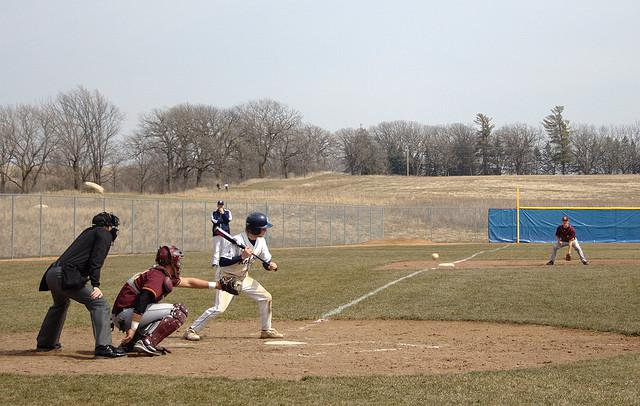
#> input picture test/images/3.jpg, 640 x 406 px
$ python data_augment_test.py
#> lines starting #> are read from the running program, lines starting #| are printed output that depends on the picture
#> in pix_main, ori_img is the input picture: shape (406, 640, 3); mean B, G, R 140.4, 153.4, 162.3
'''
数据增强方法测试
1. 像素级：HSV增强、旋转、平移、缩放、剪切、透视、翻转等
2. 图片级：MixUp、Cutout、CutMix、Mosaic、Copy-Paste等
'''
import math
import os
import random
import cv2
import numpy as np


# 将图像的最长边缩放到640，短边填充到640
# [105 lines left out: functions fix_shape, xywhn2xyxy, plot_box, mosaic, not called in this run]


# 1. 像素级：HSV增强、旋转、平移、缩放、剪切、透视、翻转等
def pix_augment(img, method):
#> called with method = 'shear'
    width = img.shape[1]
#> width = 640
    height = img.shape[0]
#> height = 406

    # 上下垂直翻转
    if method == 'flipud':
        img = np.flipud(img)

    # 左右水平翻转
    elif method == 'fliplr':
        img = np.fliplr(img)

    # hsv色域变换
    elif method == 'hsv':
        """hsv色域增强  处理图像hsv，不对label进行任何处理
        :param img: 待处理图片  BGR [736, 736]
        :param hgain: h通道色域参数 用于生成新的h通道
        :param sgain: h通道色域参数 用于生成新的s通道
        :param vgain: h通道色域参数 用于生成新的v通道
        :return: 返回hsv增强后的图片 img
        """
        hgain, sgain, vgain = 0.015, 0.7, 0.4
        if hgain or sgain or vgain:
            # 随机取-1到1三个实数，乘以hyp中的hsv三通道的系数  用于生成新的hsv通道
            r = np.random.uniform(-1, 1, 3) * [hgain, sgain, vgain] + 1  # random gains
            hue, sat, val = cv2.split(cv2.cvtColor(img, cv2.COLOR_BGR2HSV))  # 图像的通道拆分 h s v
            dtype = img.dtype  # uint8

            # 构建查找表
            x = np.arange(0, 256, dtype=r.dtype)
            lut_hue = ((x * r[0]) % 180).astype(dtype)  # 生成新的h通道
            lut_sat = np.clip(x * r[1], 0, 255).astype(dtype)  # 生成新的s通道
            lut_val = np.clip(x * r[2], 0, 255).astype(dtype)  # 生成新的v通道

            # 图像的通道合并 img_hsv=h+s+v  随机调整hsv之后重新组合hsv通道
            # cv2.LUT(hue, lut_hue)   通道色域变换 输入变换前通道hue 和变换后通道lut_hue
            img_hsv = cv2.merge((cv2.LUT(hue, lut_hue), cv2.LUT(sat, lut_sat), cv2.LUT(val, lut_val)))
            # no return needed  dst:输出图像
            cv2.cvtColor(img_hsv, cv2.COLOR_HSV2BGR, dst=img)

    # 旋转
    elif method == 'rotation':
        a = random.uniform(-45, 45)
        R = cv2.getRotationMatrix2D(angle=a, center=(width / 2, height / 2), scale=1)
        img = cv2.warpAffine(img, R, dsize=(width, height), borderValue=(114, 114, 114))

    # 缩放
    elif method == 'scale':
        img = cv2.resize(img, dsize=(640, 640))

    # 剪切 大概是变成平行四边形的样子
    # 保持图形上各点的某一坐标值不变 而另一坐标值关于该保持不变坐标值进行线性变换
    # https://blog.csdn.net/LaoYuanPython/article/details/113856503
    elif method == 'shear':
        S = np.eye(3)
        sh = 20.0
        S[0, 1] = math.tan(random.uniform(-sh, sh) * math.pi / 180)  # x shear (deg)
        S[1, 0] = math.tan(random.uniform(-sh, sh) * math.pi / 180)  # y shear (deg)
        print(S)
        img = cv2.warpAffine(img, S[:2], dsize=(width, height), borderValue=(114, 114, 114))
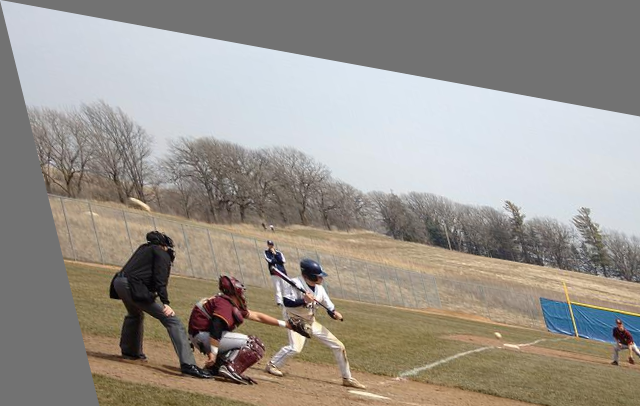
#> img: shape (406, 640, 3); mean of channels 0, 1, 2 141.9, 149.1, 154.5; drawn as B, G, R

    # 平移
    elif method == 'translation':
        T = np.eye(3)
        tr = 0.1
        T[0, 2] = random.uniform(0.5 - tr, 0.5 + tr) * width  # x translation (pixels)
        T[1, 2] = random.uniform(0.5 - tr, 0.5 + tr) * height  # y translation (pixels)
        img = cv2.warpAffine(img, T[:2], dsize=(width, height), borderValue=(114, 114, 114))

    # 透视变换
    # 透视变换原理实例代码详解：https://xiulian.blog.csdn.net/article/details/104281693
    elif method == 'perspective':
        P = np.eye(3)
        pe = 0.001
        P[2, 0] = random.uniform(-pe, pe)  # x perspective (about y)
        P[2, 1] = random.uniform(-pe, pe)  # y perspective (about x)
        img = cv2.warpPerspective(img, P, dsize=(width, height), borderValue=(114, 114, 114))

    return img


# 2. 图片级：MixUp、Cutout、CutMix、Mosaic、Copy-Paste等
# [74 lines left out: function img_augment, not called in this run]


# 1. 像素级数据增强 只需要载入1张图片
def pix_main():
    PATH = 'images/3.jpg'
    ori_img = cv2.imread(filename=PATH)
    cv2.imshow("test_image", ori_img)
    cv2.waitKey(0)
    # 进行数据增强
    out_img = pix_augment(ori_img, method='shear')
    cv2.imshow("test_image", out_img)
    cv2.waitKey(0)
    # cv2.imwrite('outputs/perspective.jpg', out_img)


# 2. 图片级数据增强 需要载入2张以上的图片
# [25 lines left out: function img_main, not called in this run]
    # [7 lines of commented-out code are left out]


if __name__ == '__main__':
    pix_main()  # 像素级数据增强
    # img_main()  # 图片级数据增强

$ run again, with test/images/4.jpg copied over test/images/3.jpg
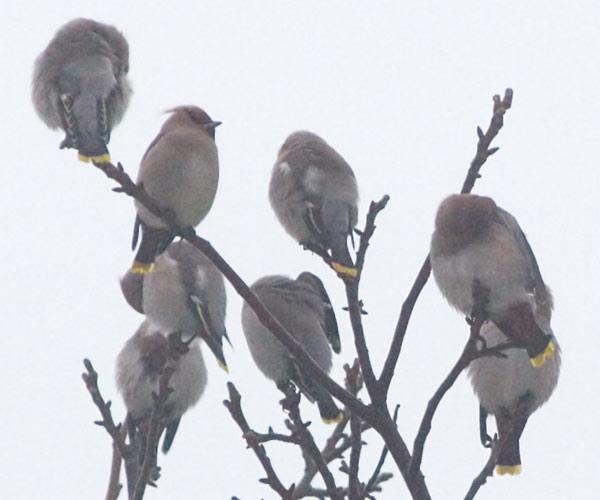
#> input picture test/images/4.jpg, 600 x 500 px
#> in pix_main, ori_img is the input picture: shape (500, 600, 3); mean B, G, R 205.3, 199.3, 198.4
#> in pix_augment, `img = cv2.warpAffine(img, S[:2], dsize=(width, height), borderValue=(1..`:
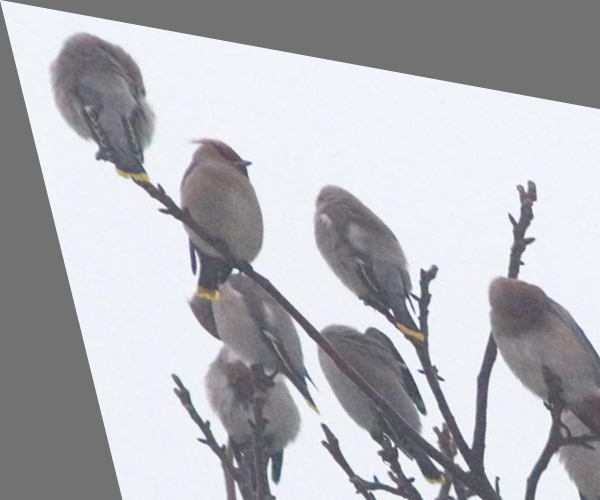
#> img: shape (500, 600, 3); mean of channels 0, 1, 2 185.3, 180.5, 179.9; drawn as B, G, R
